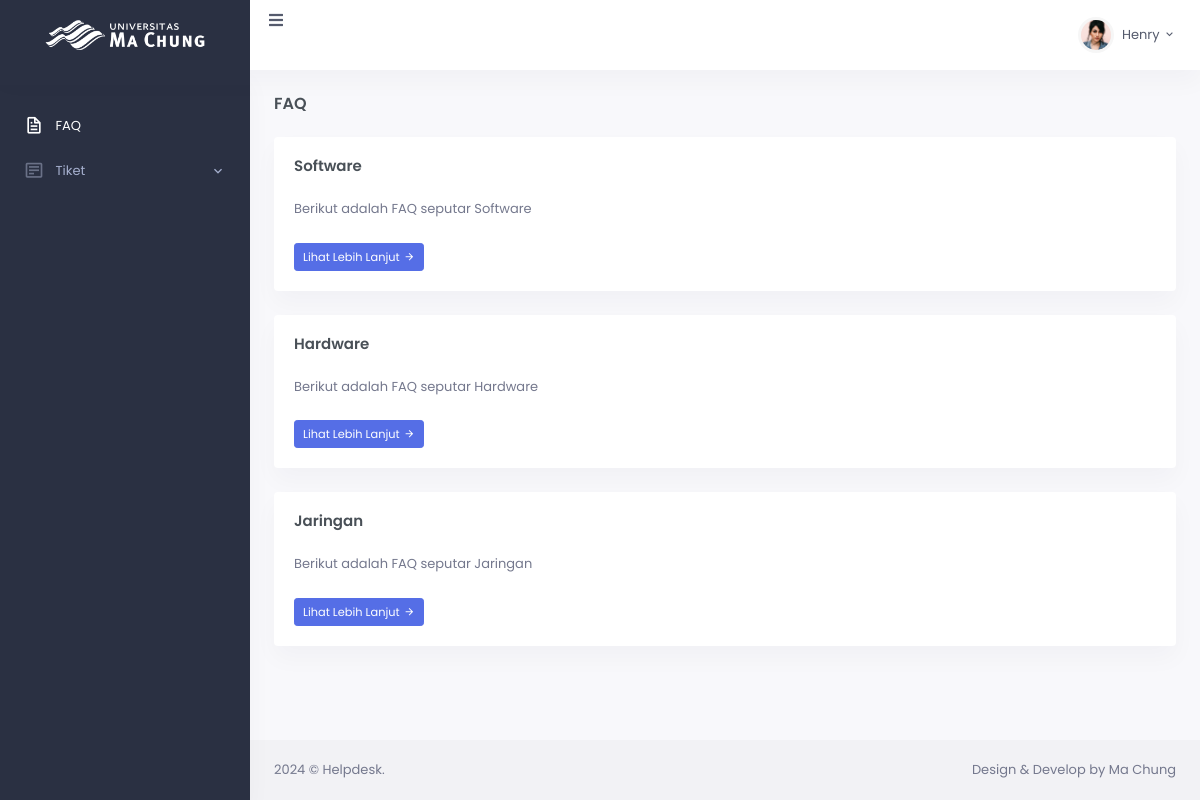
The app's page /faq.php (signed in) with its own data.
### tables this page shows
CREATE TABLE `master_kodefikasi_tiket` (
  `id_kodefikasi_tiket` int(255) NOT NULL,
  `name_kodefikasi_tiket` varchar(255) NOT NULL,
  `deskripsi` varchar(255) NOT NULL
);

### faq.php (the view)
<?php include 'header.php'; ?>
<div class="main-content">
    <div class="page-content">
        <div class="container-fluid">
            <div class="row">
                <div class="col-12">
                    <div class="page-title-box d-sm-flex align-items-center justify-content-between">
                        <h4 class="mb-sm-0 font-size-18">FAQ</h4>
                    </div>
                </div>
            </div>
            <?php
            include "config.php";
            $qry_kategori = mysqli_query($conn, "select * from master_kodefikasi_tiket");
            while ($dt_kategori=mysqli_fetch_array($qry_kategori)) {
              ?>
              <div class="card">
                <div class="card-body">
                    <h4 class="card-title mb-4"><?=$dt_kategori['name_kodefikasi_tiket']?></h4>
                    <div class="row">
                        <div class="col-sm-6">
                            <p class="text-muted"><?=$dt_kategori['deskripsi']?></p>
                            <div class="mt-4">
                                <a href="sub-kodefikasi.php?id_kodefikasi_tiket=<?=$dt_kategori['id_kodefikasi_tiket']?>"
                                    class="btn btn-primary waves-effect waves-light btn-sm">Lihat Lebih Lanjut<i
                                        class="mdi mdi-arrow-right ms-1"></i></a>
                            </div>
                        </div>
                    </div>
                </div>
            </div>
            <?php
            }
            ?>
        </div>
    </div>
</div>
<?php include 'footer.php'; ?>

### records on screen
master_kodefikasi_tiket: name_kodefikasi_tiket "Software", deskripsi "Berikut adalah FAQ seputar Software"
master_kodefikasi_tiket: name_kodefikasi_tiket "Hardware", deskripsi "Berikut adalah FAQ seputar Hardware"
master_kodefikasi_tiket: name_kodefikasi_tiket "Jaringan", deskripsi "Berikut adalah FAQ seputar Jaringan"
